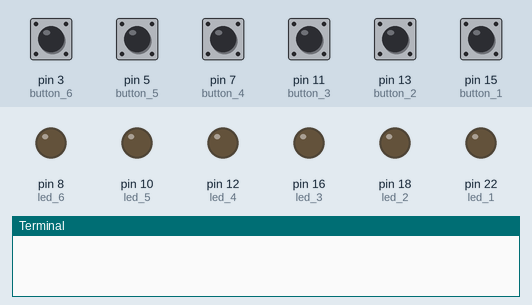
Simulated run of this program. Board: Raspberry Pi (header pin numbers). Parts: output pins drawn as LEDs (lit = HIGH), the last lines printed to the terminal. Dashed ring = blinking. The test bench sets the inputs (shaded band); at power-on: pin 3 (button_6), pin 5 (button_5), pin 7 (button_4), pin 11 (button_3), pin 13 (button_2), pin 15 (button_1) HIGH.

Above: at 1.8 s.
1.9 s: pin 3 (button_6) pulled LOW for 1 s
At 2.0 s:
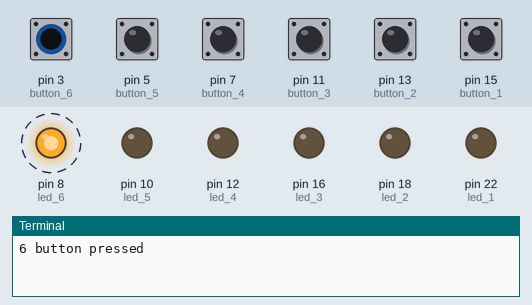
4.9 s: pin 5 (button_5) pulled LOW for 0.15 s
At 5.0 s:
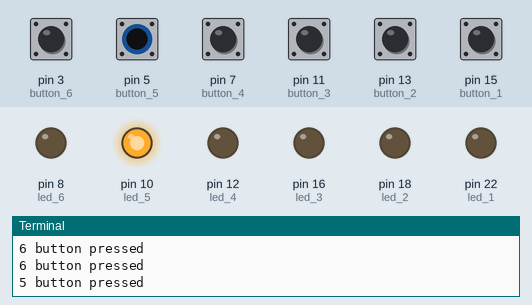
6.6 s: pin 7 (button_4) pulled LOW for 0.15 s
At 6.7 s:
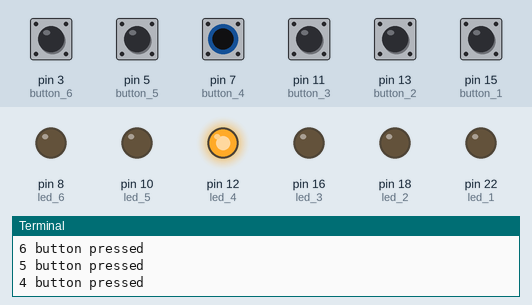
8.3 s: pin 11 (button_3) pulled LOW for 0.15 s
At 8.4 s:
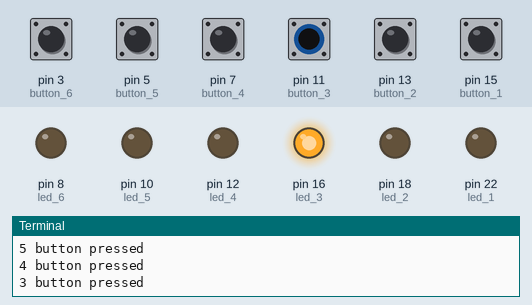
10.0 s: pin 13 (button_2) pulled LOW for 0.15 s
At 10.1 s:
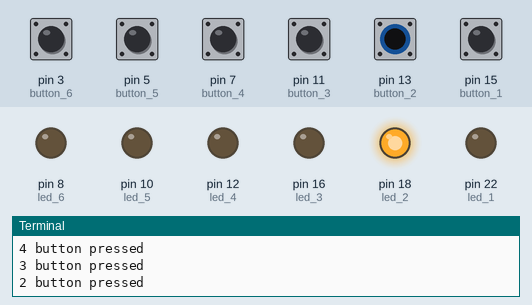
11.7 s: pin 15 (button_1) pulled LOW for 0.15 s
At 11.8 s:
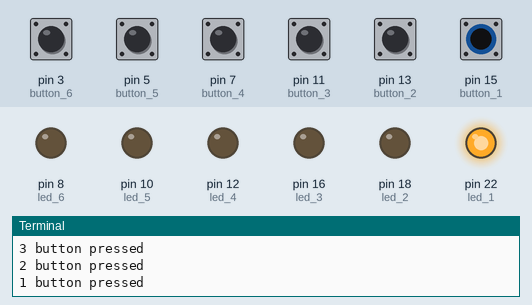
Timing chart, 0 to 14.4 s (numbered marks = the images above; inputs shaded):
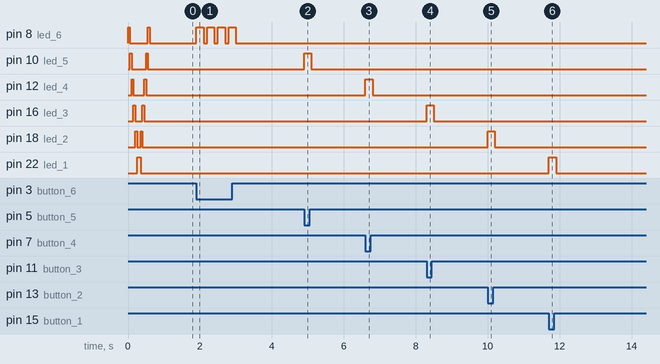

Measured:
- after the input at 1.9 s, pin 8 (led_6): alternates HIGH for 0.20 s and LOW for 0.10 s, 8 changes in all, then stays LOW, starting at once
- after the input at 4.9 s, pin 10 (led_5): LOW → HIGH at once, → LOW 0.20 s later
- after the input at 6.6 s, pin 12 (led_4): LOW → HIGH at once, → LOW 0.20 s later
- after the input at 8.3 s, pin 16 (led_3): LOW → HIGH at once, → LOW 0.20 s later
- after the input at 10.0 s, pin 18 (led_2): LOW → HIGH at once, → LOW 0.20 s later
- after the input at 11.7 s, pin 22 (led_1): LOW → HIGH at once, → LOW 0.20 s later

The program:

buttons.py
```python
#!/usr/bin/env python
import RPi.GPIO as GPIO
import time

GPIO.setmode(GPIO.BOARD)
GPIO.setwarnings(False)

# Define LEDs
led_6 = 8
led_5 = 10
led_4 = 12
led_3 = 16
led_2 = 18
led_1 = 22

leds = (8, 10, 12, 16, 18, 22)

# Setup LEDs
GPIO.setup(led_1, GPIO.OUT)
GPIO.setup(led_2, GPIO.OUT)
GPIO.setup(led_3, GPIO.OUT)
GPIO.setup(led_4, GPIO.OUT)
GPIO.setup(led_5, GPIO.OUT)
GPIO.setup(led_6, GPIO.OUT)

# Testing LEDs
for x in leds:
    GPIO.output(x, 1)
    time.sleep(0.05)
    GPIO.output(x, 0)

for x in reversed(leds):
    GPIO.output(x, 1)
    time.sleep(0.05)
    GPIO.output(x, 0)

# Define buttons
button_6 = 3
button_5 = 5
button_4 = 7
button_3 = 11
button_2 = 13
button_1 = 15

# Setup buttons
GPIO.setup(button_1, GPIO.IN, GPIO.PUD_UP)
GPIO.setup(button_2, GPIO.IN, GPIO.PUD_UP)
GPIO.setup(button_3, GPIO.IN, GPIO.PUD_UP)
GPIO.setup(button_4, GPIO.IN, GPIO.PUD_UP)
GPIO.setup(button_5, GPIO.IN, GPIO.PUD_UP)
GPIO.setup(button_6, GPIO.IN, GPIO.PUD_UP)

# Testing buttons
while True:
    if GPIO.input(button_1) == False:
            print("1 button pressed")
	    GPIO.output(led_1, 1)
	    time.sleep(0.2)
	    GPIO.output(led_1, 0)
	    time.sleep(0.1)
    if GPIO.input(button_2) == False:
            print("2 button pressed")
	    GPIO.output(led_2, 1)
	    time.sleep(0.2)
	    GPIO.output(led_2, 0)
	    time.sleep(0.1)
    if GPIO.input(button_3) == False:
            print("3 button pressed")
	    GPIO.output(led_3, 1)
	    time.sleep(0.2)
	    GPIO.output(led_3, 0)
	    time.sleep(0.1)
    if GPIO.input(button_4) == False:
            print("4 button pressed")
	    GPIO.output(led_4, 1)
	    time.sleep(0.2)
	    GPIO.output(led_4, 0)
	    time.sleep(0.1)
    if GPIO.input(button_5) == False:
            print("5 button pressed")
	    GPIO.output(led_5, 1)
	    time.sleep(0.2)
	    GPIO.output(led_5, 0)
	    time.sleep(0.1)
    if GPIO.input(button_6) == False:
            print("6 button pressed")
	    GPIO.output(led_6, 1)
	    time.sleep(0.2)
	    GPIO.output(led_6, 0)
	    time.sleep(0.1)

# Clear all
GPIO.cleanup()
```
